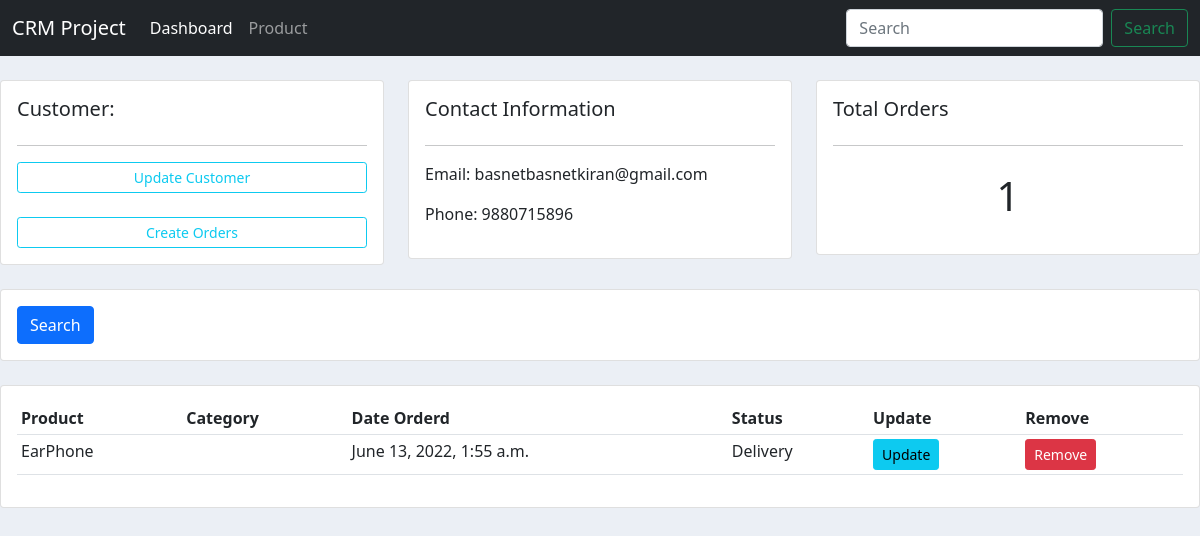
/customer/customer-list/4/, run on the app's committed database.
### customer/models.py (models this page shows, shortened)
class Customer(models.Model):
    name = models.CharField(max_length=100, null=True)
    email = models.CharField(max_length=100, null=True)
    phone = models.CharField(max_length=20, null=True)
    date_created = models.DateTimeField(auto_now_add=True, null=True)

### product/models.py (models this page shows, shortened)
class Order(models.Model):
    STATUS=(
        ('Pending','PENDING'),
        ('Out of stock','OUT OF STOCK'),
        ('Delivery', 'DELIVERY')
    )
    customer= models.ForeignKey(Customer, null=True, on_delete=models.CASCADE)
    product= models.ForeignKey(Product, null=True, on_delete=models.SET_NULL)
    date_created=models.DateTimeField(auto_now_add=True)
    status = models.CharField(max_length=50, null=True, choices=STATUS)

class Product(models.Model):
    CATEGORY=(
        ('Electronics','ELECTRONICS'),
        ('Grossery', 'GROSSERY'),
        ('Clothings','CLOTHINGS'),
        ('HomeAppliance','HOME APPLIANCE')
    )
    name = models.CharField(max_length=100, null=True)
    price = models.FloatField(null=True)
    category = models.CharField(max_length=100, null=True, choices=CATEGORY)
    description = models.CharField(max_length=100, null=True, blank=True)
    date_created = models.DateTimeField(auto_now_add=True)
    tag= models.ManyToManyField(Tag)
    def __str__(self):
        return self.name

### customer/views.py (the view)
# urls.py: path('customer-list/<str:pk>/', customer_list, name='customers_list'),
def customer_list(request, pk):
    customer=Customer.objects.get(id=pk)
    orders=customer.order_set.all()
    order_count=orders.count()
    context={'customer':customer,
    'orders':orders,
    'orders_count':order_count,
    'title':'Customer'}
    return render(request, 'customers.html', context)

### customer/templates/customers.html
{% extends 'base.html' %}
{% block content %}
<br>
<div class="row">
	<div class="col-md">
		<div class="card card-body">
			<h5>Customer:</h5>
			<hr>
			<a class="btn btn-outline-info  btn-sm btn-block" href="{% url 'customer:update_customer' customer.id %}">Update Customer</a>
			<br>
			<a class="btn btn-outline-info  btn-sm btn-block" href="{% url 'product:create_order' customer.id %}">Create Orders</a>
		</div>
	</div>
	<div class="col-md">
		<div class="card card-body">
			<h5>Contact Information</h5>
			<hr>
			<p>Email: {{customer.email}}</p>
			<p>Phone: {{customer.phone}}</p>
		</div>
	</div>
	<div class="col-md">
		<div class="card card-body">
			<h5>Total Orders</h5>
			<hr>
			<h1 style="text-align: center;padding: 10px">{{orders_count}}</h1>
		</div>
	</div>
</div>
<br>
<div class="row">
	<div class="col">
		<div class="card card-body">
			<form method="get">
		    <button class="btn btn-primary" type="submit">Search</button>
		  </form>
		</div>
	</div>
</div>
<br>
<div class="row">
	<div class="col-md">
		<div class="card card-body">
			<table class="table table-sm">
				<tr>
					<th>Product</th>
					<th>Category</th>
					<th>Date Orderd</th>
					<th>Status</th>
					<th>Update</th>
					<th>Remove</th>
				</tr>
				{% for order in orders %}
					<tr>
						<td>{{order.product}}</td>
						<td>{{order.product.ategory}}</td>
						<td>{{order.date_created}}</td>
						<td>{{order.status}}</td>
						<td><a class="btn btn-sm btn-info" href="{% url 'product:update_order' order.id %}">Update</a></td>
                    	<td><a class="btn btn-sm btn-danger" href="{% url 'product:delete_order' order.id %}">Remove</a></td>
					</tr>
				{% endfor %}
			</table>
		</div>
	</div>
</div>
{% endblock content%}

### staticfiles/css/style.css (style rules this page uses)
body { background-color: #ebeff5; }

### data on the page
Customer: email "basnetbasnetkiran@gmail.com", phone "9880715896"
Order: product "EarPhone", date_created "June 13, 2022, 1:55 a.m.", status "Delivery"

### other printed values
{{ orders_count }} "1"
